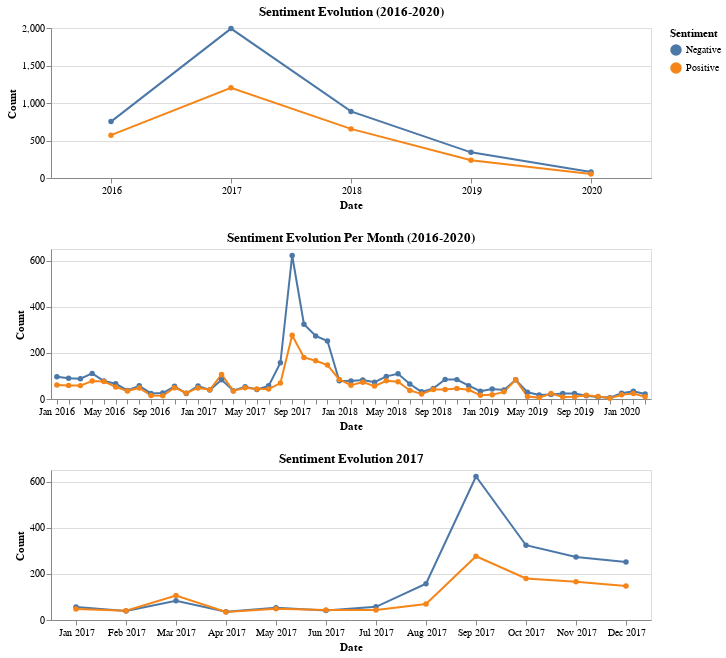

The notebook cell this image was saved under:
### Code cell
alt.vconcat(chart_Y_All,chart_M_All,chart_M_2017)

### Figure 1 — Vega-Lite specification as saved in the notebook (floating-point values rounded to 4 significant figures)
{"config": {"view": {"continuousWidth": 400, "continuousHeight": 300}}, "vconcat": [{"data": {"name": "data-3cb835732ba92947cfce78caa9ab55bc"}, "mark": {"type": "line", "point": true}, "encoding": {"color": {"type": "nominal", "field": "Sentiment"}, "x": {"type": "ordinal", "field": "Date", "timeUnit": "year", "title": "Date"}, "y": {"type": "quantitative", "field": "Count"}}, "height": 150, "title": "Sentiment Evolution (2016-2020)", "width": 600}, {"data": {"name": "data-7c093bf12d803e42b783b793c342b04d"}, "mark": {"type": "line", "point": true}, "encoding": {"color": {"type": "nominal", "field": "Sentiment"}, "x": {"type": "ordinal", "field": "Date", "timeUnit": "yearmonth", "title": "Date"}, "y": {"type": "quantitative", "field": "Count"}}, "height": 150, "title": "Sentiment Evolution Per Month (2016-2020)", "width": 600}, {"data": {"name": "data-77de06cf4ae559316ce581a5cc4fc6b2"}, "mark": {"type": "line", "point": true}, "encoding": {"color": {"type": "nominal", "field": "Sentiment"}, "x": {"type": "ordinal", "field": "Date", "timeUnit": "yearmonth", "title": "Date"}, "y": {"type": "quantitative", "field": "Count"}}, "height": 150, "title": "Sentiment Evolution 2017", "width": 600}], "$schema": "https://vega.github.io/schema/vega-lite/v4.8.1.json", "datasets": {"data-3cb835732ba92947cfce78caa9ab55bc": [{"date": "2016-12-31T00:00:00", "Count": 752, "Date": "2016-12-31T00:00:00", "Sentiment": "Negative"}, {"date": "2017-12-31T00:00:00", "Count": 1992, "Date": "2017-12-31T00:00:00", "Sentiment": "Negative"}, {"date": "2018-12-31T00:00:00", "Count": 888, "Date": "2018-12-31T00:00:00", "Sentiment": "Negative"}, {"date": "2019-12-31T00:00:00", "Count": 342, "Date": "2019-12-31T00:00:00", "Sentiment": "Negative"}, {"date": "2020-12-31T00:00:00", "Count": 81, "Date": "2020-12-31T00:00:00", "Sentiment": "Negative"}, {"date": "2016-12-31T00:00:00", "Count": 571, "Date": "2016-12-31T00:00:00", "Sentiment": "Positive"}, {"date": "2017-12-31T00:00:00", "Count": 1202, "Date": "2017-12-31T00:00:00", "Sentiment": "Positive"}, {"date": "2018-12-31T00:00:00", "Count": 655, "Date": "2018-12-31T00:00:00", "Sentiment": "Positive"}, {"date": "2019-12-31T00:00:00", "Count": 238, "Date": "2019-12-31T00:00:00", "Sentiment": "Positive"}, {"date": "2020-12-31T00:00:00", "Count": 52, "Date": "2020-12-31T00:00:00", "Sentiment": "Positive"}], "data-7c093bf12d803e42b783b793c342b04d": [{"date": "2016-01-31T00:00:00", "Count": 96, "Date": "2016-01-31T00:00:00", "Sentiment": "Negative"}, {"date": "2016-02-29T00:00:00", "Count": 90, "Date": "2016-02-29T00:00:00", "Sentiment": "Negative"}, {"date": "2016-03-31T00:00:00", "Count": 88, "Date": "2016-03-31T00:00:00", "Sentiment": "Negative"}, {"date": "2016-04-30T00:00:00", "Count": 111, "Date": "2016-04-30T00:00:00", "Sentiment": "Negative"}, {"date": "2016-05-31T00:00:00", "Count": 78, "Date": "2016-05-31T00:00:00", "Sentiment": "Negative"}, {"date": "2016-06-30T00:00:00", "Count": 66, "Date": "2016-06-30T00:00:00", "Sentiment": "Negative"}, {"date": "2016-07-31T00:00:00", "Count": 37, "Date": "2016-07-31T00:00:00", "Sentiment": "Negative"}, {"date": "2016-08-31T00:00:00", "Count": 57, "Date": "2016-08-31T00:00:00", "Sentiment": "Negative"}, {"date": "2016-09-30T00:00:00", "Count": 24, "Date": "2016-09-30T00:00:00", "Sentiment": "Negative"}, {"date": "2016-10-31T00:00:00", "Count": 26, "Date": "2016-10-31T00:00:00", "Sentiment": "Negative"}, {"date": "2016-11-30T00:00:00", "Count": 55, "Date": "2016-11-30T00:00:00", "Sentiment": "Negative"}, {"date": "2016-12-31T00:00:00", "Count": 24, "Date": "2016-12-31T00:00:00", "Sentiment": "Negative"}, {"date": "2017-01-31T00:00:00", "Count": 56, "Date": "2017-01-31T00:00:00", "Sentiment": "Negative"}, {"date": "2017-02-28T00:00:00", "Count": 39, "Date": "2017-02-28T00:00:00", "Sentiment": "Negative"}, {"date": "2017-03-31T00:00:00", "Count": 83, "Date": "2017-03-31T00:00:00", "Sentiment": "Negative"}, {"date": "2017-04-30T00:00:00", "Count": 36, "Date": "2017-04-30T00:00:00", "Sentiment": "Negative"}, {"date": "2017-05-31T00:00:00", "Count": 53, "Date": "2017-05-31T00:00:00", "Sentiment": "Negative"}, {"date": "2017-06-30T00:00:00", "Count": 41, "Date": "2017-06-30T00:00:00", "Sentiment": "Negative"}, {"date": "2017-07-31T00:00:00", "Count": 57, "Date": "2017-07-31T00:00:00", "Sentiment": "Negative"}, {"date": "2017-08-31T00:00:00", "Count": 157, "Date": "2017-08-31T00:00:00", "Sentiment": "Negative"}, {"date": "2017-09-30T00:00:00", "Count": 622, "Date": "2017-09-30T00:00:00", "Sentiment": "Negative"}, {"date": "2017-10-31T00:00:00", "Count": 324, "Date": "2017-10-31T00:00:00", "Sentiment": "Negative"}, {"date": "2017-11-30T00:00:00", "Count": 273, "Date": "2017-11-30T00:00:00", "Sentiment": "Negative"}, {"date": "2017-12-31T00:00:00", "Count": 251, "Date": "2017-12-31T00:00:00", "Sentiment": "Negative"}, {"date": "2018-01-31T00:00:00", "Count": 79, "Date": "2018-01-31T00:00:00", "Sentiment": "Negative"}, {"date": "2018-02-28T00:00:00", "Count": 78, "Date": "2018-02-28T00:00:00", "Sentiment": "Negative"}, {"date": "2018-03-31T00:00:00", "Count": 82, "Date": "2018-03-31T00:00:00", "Sentiment": "Negative"}, {"date": "2018-04-30T00:00:00", "Count": 73, "Date": "2018-04-30T00:00:00", "Sentiment": "Negative"}, {"date": "2018-05-31T00:00:00", "Count": 98, "Date": "2018-05-31T00:00:00", "Sentiment": "Negative"}, {"date": "2018-06-30T00:00:00", "Count": 109, "Date": "2018-06-30T00:00:00", "Sentiment": "Negative"}, {"date": "2018-07-31T00:00:00", "Count": 65, "Date": "2018-07-31T00:00:00", "Sentiment": "Negative"}, {"date": "2018-08-31T00:00:00", "Count": 31, "Date": "2018-08-31T00:00:00", "Sentiment": "Negative"}, {"date": "2018-09-30T00:00:00", "Count": 46, "Date": "2018-09-30T00:00:00", "Sentiment": "Negative"}, {"date": "2018-10-31T00:00:00", "Count": 85, "Date": "2018-10-31T00:00:00", "Sentiment": "Negative"}, {"date": "2018-11-30T00:00:00", "Count": 84, "Date": "2018-11-30T00:00:00", "Sentiment": "Negative"}, {"date": "2018-12-31T00:00:00", "Count": 58, "Date": "2018-12-31T00:00:00", "Sentiment": "Negative"}, {"date": "2019-01-31T00:00:00", "Count": 34, "Date": "2019-01-31T00:00:00", "Sentiment": "Negative"}, {"date": "2019-02-28T00:00:00", "Count": 43, "Date": "2019-02-28T00:00:00", "Sentiment": "Negative"}, {"date": "2019-03-31T00:00:00", "Count": 39, "Date": "2019-03-31T00:00:00", "Sentiment": "Negative"}, {"date": "2019-04-30T00:00:00", "Count": 83, "Date": "2019-04-30T00:00:00", "Sentiment": "Negative"}, {"date": "2019-05-31T00:00:00", "Count": 29, "Date": "2019-05-31T00:00:00", "Sentiment": "Negative"}, {"date": "2019-06-30T00:00:00", "Count": 17, "Date": "2019-06-30T00:00:00", "Sentiment": "Negative"}, {"date": "2019-07-31T00:00:00", "Count": 20, "Date": "2019-07-31T00:00:00", "Sentiment": "Negative"}, {"date": "2019-08-31T00:00:00", "Count": 24, "Date": "2019-08-31T00:00:00", "Sentiment": "Negative"}, {"date": "2019-09-30T00:00:00", "Count": 24, "Date": "2019-09-30T00:00:00", "Sentiment": "Negative"}, {"date": "2019-10-31T00:00:00", "Count": 14, "Date": "2019-10-31T00:00:00", "Sentiment": "Negative"}, {"date": "2019-11-30T00:00:00", "Count": 9, "Date": "2019-11-30T00:00:00", "Sentiment": "Negative"}, {"date": "2019-12-31T00:00:00", "Count": 6, "Date": "2019-12-31T00:00:00", "Sentiment": "Negative"}, {"date": "2020-01-31T00:00:00", "Count": 25, "Date": "2020-01-31T00:00:00", "Sentiment": "Negative"}, {"date": "2020-02-29T00:00:00", "Count": 34, "Date": "2020-02-29T00:00:00", "Sentiment": "Negative"}, {"date": "2020-03-31T00:00:00", "Count": 22, "Date": "2020-03-31T00:00:00", "Sentiment": "Negative"}, {"date": "2016-01-31T00:00:00", "Count": 61, "Date": "2016-01-31T00:00:00", "Sentiment": "Positive"}, {"date": "2016-02-29T00:00:00", "Count": 59, "Date": "2016-02-29T00:00:00", "Sentiment": "Positive"}, {"date": "2016-03-31T00:00:00", "Count": 58, "Date": "2016-03-31T00:00:00", "Sentiment": "Positive"}, {"date": "2016-04-30T00:00:00", "Count": 78, "Date": "2016-04-30T00:00:00", "Sentiment": "Positive"}, {"date": "2016-05-31T00:00:00", "Count": 76, "Date": "2016-05-31T00:00:00", "Sentiment": "Positive"}, {"date": "2016-06-30T00:00:00", "Count": 52, "Date": "2016-06-30T00:00:00", "Sentiment": "Positive"}, {"date": "2016-07-31T00:00:00", "Count": 35, "Date": "2016-07-31T00:00:00", "Sentiment": "Positive"}, {"date": "2016-08-31T00:00:00", "Count": 48, "Date": "2016-08-31T00:00:00", "Sentiment": "Positive"}, {"date": "2016-09-30T00:00:00", "Count": 15, "Date": "2016-09-30T00:00:00", "Sentiment": "Positive"}, {"date": "2016-10-31T00:00:00", "Count": 14, "Date": "2016-10-31T00:00:00", "Sentiment": "Positive"}, {"date": "2016-11-30T00:00:00", "Count": 49, "Date": "2016-11-30T00:00:00", "Sentiment": "Positive"}, {"date": "2016-12-31T00:00:00", "Count": 26, "Date": "2016-12-31T00:00:00", "Sentiment": "Positive"}, {"date": "2017-01-31T00:00:00", "Count": 48, "Date": "2017-01-31T00:00:00", "Sentiment": "Positive"}, {"date": "2017-02-28T00:00:00", "Count": 40, "Date": "2017-02-28T00:00:00", "Sentiment": "Positive"}, {"date": "2017-03-31T00:00:00", "Count": 106, "Date": "2017-03-31T00:00:00", "Sentiment": "Positive"}, {"date": "2017-04-30T00:00:00", "Count": 35, "Date": "2017-04-30T00:00:00", "Sentiment": "Positive"}, {"date": "2017-05-31T00:00:00", "Count": 49, "Date": "2017-05-31T00:00:00", "Sentiment": "Positive"}, {"date": "2017-06-30T00:00:00", "Count": 43, "Date": "2017-06-30T00:00:00", "Sentiment": "Positive"}, {"date": "2017-07-31T00:00:00", "Count": 43, "Date": "2017-07-31T00:00:00", "Sentiment": "Positive"}, {"date": "2017-08-31T00:00:00", "Count": 69, "Date": "2017-08-31T00:00:00", "Sentiment": "Positive"}, {"date": "2017-09-30T00:00:00", "Count": 276, "Date": "2017-09-30T00:00:00", "Sentiment": "Positive"}, {"date": "2017-10-31T00:00:00", "Count": 180, "Date": "2017-10-31T00:00:00", "Sentiment": "Positive"}, {"date": "2017-11-30T00:00:00", "Count": 166, "Date": "2017-11-30T00:00:00", "Sentiment": "Positive"}, {"date": "2017-12-31T00:00:00", "Count": 147, "Date": "2017-12-31T00:00:00", "Sentiment": "Positive"}, {"date": "2018-01-31T00:00:00", "Count": 85, "Date": "2018-01-31T00:00:00", "Sentiment": "Positive"}, {"date": "2018-02-28T00:00:00", "Count": 60, "Date": "2018-02-28T00:00:00", "Sentiment": "Positive"}, {"date": "2018-03-31T00:00:00", "Count": 73, "Date": "2018-03-31T00:00:00", "Sentiment": "Positive"}, {"date": "2018-04-30T00:00:00", "Count": 56, "Date": "2018-04-30T00:00:00", "Sentiment": "Positive"}, {"date": "2018-05-31T00:00:00", "Count": 79, "Date": "2018-05-31T00:00:00", "Sentiment": "Positive"}, {"date": "2018-06-30T00:00:00", "Count": 75, "Date": "2018-06-30T00:00:00", "Sentiment": "Positive"}, {"date": "2018-07-31T00:00:00", "Count": 37, "Date": "2018-07-31T00:00:00", "Sentiment": "Positive"}, {"date": "2018-08-31T00:00:00", "Count": 22, "Date": "2018-08-31T00:00:00", "Sentiment": "Positive"}, {"date": "2018-09-30T00:00:00", "Count": 41, "Date": "2018-09-30T00:00:00", "Sentiment": "Positive"}, {"date": "2018-10-31T00:00:00", "Count": 41, "Date": "2018-10-31T00:00:00", "Sentiment": "Positive"}, {"date": "2018-11-30T00:00:00", "Count": 46, "Date": "2018-11-30T00:00:00", "Sentiment": "Positive"}, {"date": "2018-12-31T00:00:00", "Count": 40, "Date": "2018-12-31T00:00:00", "Sentiment": "Positive"}, {"date": "2019-01-31T00:00:00", "Count": 16, "Date": "2019-01-31T00:00:00", "Sentiment": "Positive"}, {"date": "2019-02-28T00:00:00", "Count": 18, "Date": "2019-02-28T00:00:00", "Sentiment": "Positive"}, {"date": "2019-03-31T00:00:00", "Count": 31, "Date": "2019-03-31T00:00:00", "Sentiment": "Positive"}, {"date": "2019-04-30T00:00:00", "Count": 83, "Date": "2019-04-30T00:00:00", "Sentiment": "Positive"}, {"date": "2019-05-31T00:00:00", "Count": 11, "Date": "2019-05-31T00:00:00", "Sentiment": "Positive"}, {"date": "2019-06-30T00:00:00", "Count": 6, "Date": "2019-06-30T00:00:00", "Sentiment": "Positive"}, {"date": "2019-07-31T00:00:00", "Count": 24, "Date": "2019-07-31T00:00:00", "Sentiment": "Positive"}, {"date": "2019-08-31T00:00:00", "Count": 9, "Date": "2019-08-31T00:00:00", "Sentiment": "Positive"}, {"date": "2019-09-30T00:00:00", "Count": 10, "Date": "2019-09-30T00:00:00", "Sentiment": "Positive"}, {"date": "2019-10-31T00:00:00", "Count": 16, "Date": "2019-10-31T00:00:00", "Sentiment": "Positive"}, {"date": "2019-11-30T00:00:00", "Count": 11, "Date": "2019-11-30T00:00:00", "Sentiment": "Positive"}, {"date": "2019-12-31T00:00:00", "Count": 3, "Date": "2019-12-31T00:00:00", "Sentiment": "Positive"}, {"date": "2020-01-31T00:00:00", "Count": 18, "Date": "2020-01-31T00:00:00", "Sentiment": "Positive"}, {"date": "2020-02-29T00:00:00", "Count": 24, "Date": "2020-02-29T00:00:00", "Sentiment": "Positive"}, {"date": "2020-03-31T00:00:00", "Count": 10, "Date": "2020-03-31T00:00:00", "Sentiment": "Positive"}], "data-77de06cf4ae559316ce581a5cc4fc6b2": [{"date": "2017-01-31T00:00:00", "Count": 56, "Date": "2017-01-31T00:00:00", "Sentiment": "Negative"}, {"date": "2017-02-28T00:00:00", "Count": 39, "Date": "2017-02-28T00:00:00", "Sentiment": "Negative"}, {"date": "2017-03-31T00:00:00", "Count": 83, "Date": "2017-03-31T00:00:00", "Sentiment": "Negative"}, {"date": "2017-04-30T00:00:00", "Count": 36, "Date": "2017-04-30T00:00:00", "Sentiment": "Negative"}, {"date": "2017-05-31T00:00:00", "Count": 53, "Date": "2017-05-31T00:00:00", "Sentiment": "Negative"}, {"date": "2017-06-30T00:00:00", "Count": 41, "Date": "2017-06-30T00:00:00", "Sentiment": "Negative"}, {"date": "2017-07-31T00:00:00", "Count": 57, "Date": "2017-07-31T00:00:00", "Sentiment": "Negative"}, {"date": "2017-08-31T00:00:00", "Count": 157, "Date": "2017-08-31T00:00:00", "Sentiment": "Negative"}, {"date": "2017-09-30T00:00:00", "Count": 622, "Date": "2017-09-30T00:00:00", "Sentiment": "Negative"}, {"date": "2017-10-31T00:00:00", "Count": 324, "Date": "2017-10-31T00:00:00", "Sentiment": "Negative"}, {"date": "2017-11-30T00:00:00", "Count": 273, "Date": "2017-11-30T00:00:00", "Sentiment": "Negative"}, {"date": "2017-12-31T00:00:00", "Count": 251, "Date": "2017-12-31T00:00:00", "Sentiment": "Negative"}, {"date": "2017-01-31T00:00:00", "Count": 48, "Date": "2017-01-31T00:00:00", "Sentiment": "Positive"}, {"date": "2017-02-28T00:00:00", "Count": 40, "Date": "2017-02-28T00:00:00", "Sentiment": "Positive"}, {"date": "2017-03-31T00:00:00", "Count": 106, "Date": "2017-03-31T00:00:00", "Sentiment": "Positive"}, {"date": "2017-04-30T00:00:00", "Count": 35, "Date": "2017-04-30T00:00:00", "Sentiment": "Positive"}, {"date": "2017-05-31T00:00:00", "Count": 49, "Date": "2017-05-31T00:00:00", "Sentiment": "Positive"}, {"date": "2017-06-30T00:00:00", "Count": 43, "Date": "2017-06-30T00:00:00", "Sentiment": "Positive"}, {"date": "2017-07-31T00:00:00", "Count": 43, "Date": "2017-07-31T00:00:00", "Sentiment": "Positive"}, {"date": "2017-08-31T00:00:00", "Count": 69, "Date": "2017-08-31T00:00:00", "Sentiment": "Positive"}, {"date": "2017-09-30T00:00:00", "Count": 276, "Date": "2017-09-30T00:00:00", "Sentiment": "Positive"}, {"date": "2017-10-31T00:00:00", "Count": 180, "Date": "2017-10-31T00:00:00", "Sentiment": "Positive"}, {"date": "2017-11-30T00:00:00", "Count": 166, "Date": "2017-11-30T00:00:00", "Sentiment": "Positive"}, {"date": "2017-12-31T00:00:00", "Count": 147, "Date": "2017-12-31T00:00:00", "Sentiment": "Positive"}]}}
